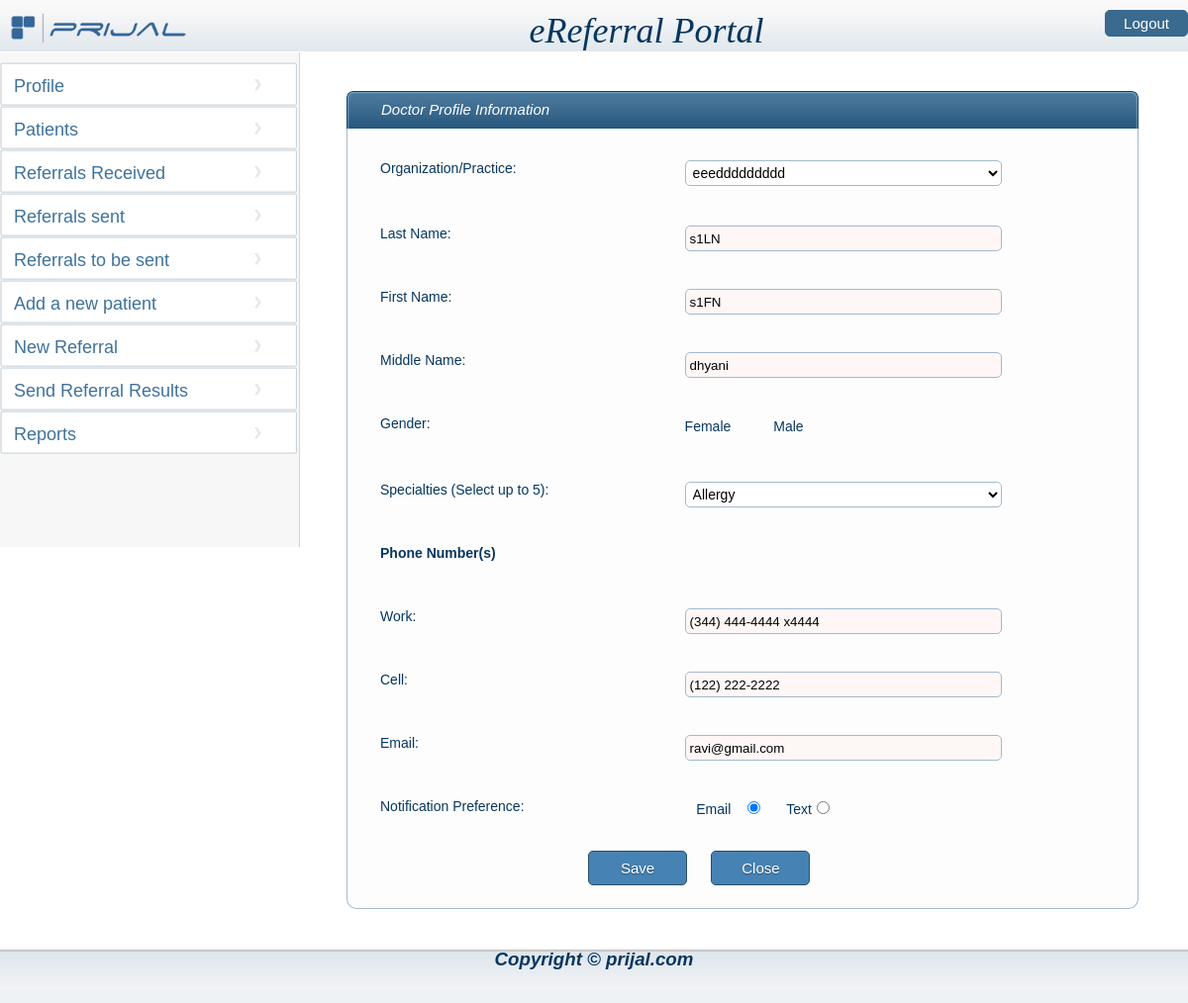
Screenshot of /phps/doctorprofile.php (signed in) with the database file from the repository.
### tables this page shows
CREATE TABLE IF NOT EXISTS `org_staff` (
  `STAFF_ID` int(11) NOT NULL AUTO_INCREMENT,
  `ORG_ID` int(11) DEFAULT NULL,
  `ORG_NAME` varchar(128) DEFAULT NULL,
  `STAFF_TYPE_CD` smallint(6) DEFAULT NULL,
  `SPCLTY_TYPE_CD` smallint(6) DEFAULT NULL,
  `SPECIALTY` varchar(64) DEFAULT NULL,
  `LAST_NAME` varchar(64) DEFAULT NULL,
  `MIDDLE_NAME` varchar(64) DEFAULT NULL,
  `FIRST_NAME` varchar(64) DEFAULT NULL,
  `GENDER` varchar(16) DEFAULT 'M',
  `EMAIL_ADDRESS` varchar(128) DEFAULT NULL,
  `WORK_PHONE` varchar(64) DEFAULT NULL,
  `CELL_PHONE` varchar(64) DEFAULT NULL,
  `NOTIFICATION_PRE` varchar(16) DEFAULT 'E',
  `ACCOUNT_ID` int(11) NOT NULL,
  PRIMARY KEY (`STAFF_ID`),
  UNIQUE KEY `ORG_STAFF_U1` (`ACCOUNT_ID`),
  KEY `ORG_STAFF_FK1` (`ORG_ID`),
  KEY `ORG_STAFF_FK2` (`STAFF_TYPE_CD`),
  KEY `ORG_STAFF_FK3` (`SPCLTY_TYPE_CD`)
);

### includes/global.inc.php (called while the page is built, shortened)
<?php
require_once '../classes/DB.class.php';
$db = new DB();
?>

### classes/DB.class.php (the view, shortened to what this page needs)
<?php
class DB{
    public function getList($table, $field_cd, $field_descr, $val) {
        $options = "";
        $sql = "SELECT $field_cd,$field_descr FROM $table";
        $result = mysql_query($sql);
        while ($row = mysql_fetch_array($result)) {
            $cd = $row[$field_cd];
            $name = $row[$field_descr];
            if ($cd == $val)
                $options.="<option value=\"$cd\" selected>" . $name . "</option>";
            else
                $options.="<option value=\"$cd\">" . $name . "</option>";
        }
        return "$options";
    }
    public function getListDescr($table, $field_cd, $field_descr, $val) {
        $options = "";
        $sql = "SELECT $field_cd,$field_descr FROM $table";
        $result = mysql_query($sql);
        while ($row = mysql_fetch_array($result)) {
            $cd = $row[$field_cd];
            $name = $row[$field_descr];
            if ($name == $val)
                $options.="<option value=\"$cd\" selected>" . $name . "</option>";
            else
                $options.="<option value=\"$cd\">" . $name . "</option>";
        }
        return "$options";
    }
}
?>

### phps/doctorprofile.php (shortened to what this page needs)
<?php
require_once '../includes/global.inc.php';
if (!isset($_POST['action'])) {
    include( "header.php");
    ?>
    <tr>
        <td style="background-color:white;width:300px;vertical-align:middle; height: 500px;">
            <?php
            include( "navigationd.php");
            $account_id = $_SESSION['staff_account_id'];
            $result = mysql_query("SELECT spclty_type_cd,last_name,first_name,email_address,work_phone,cell_phone, org_name , middle_name ,gender , NOTIFICATION_PRE
 		FROM  org_staff WHERE account_id = '$account_id'");
            $row = mysql_fetch_assoc($result);
            $specialties = $row['spclty_type_cd'];
            $lastname = $row['last_name'];
            $firstname = $row['first_name'];
            $email = $row['email_address'];
            $work = $row['work_phone'];
            $cell = $row['cell_phone'];
            $org_name = $row['org_name'];
            ?>
        </td>
        <td style="background-color:white;width:900px;text-align:top;float:left;">
            <table style="margin: 40px 50px 40px;width:800px" cellpadding="0px" cellspacing="0px;" >
                <tr><td >
                        <span class="left-box"></span><span class="cent-box" style="width:758px;">Doctor Profile Information</span><span class="right-box"></span>
                    </td></tr>
                <tr><td>
                        <table class="main" style="width:100%">
                            <tr><td class="Left">
                                    <p>
                                        Organization/Practice:
                                    </p></td>
                                <td class="Right">
                                    <p><select name="org_name" class="selectBox">
                                        <?php
                                        echo $db->getListDescr('organization', 'org_id', 'org_name', $org_name);
                                        ?>
                                        </select></p>
                                </td>
                            </tr>
                            <tr class="textBoxTable"><td class="Left">
                                    <p>
                                        Last Name:</p></td>
                                <td class="Right">
                                    <p><input type="text" class="width320" name="lastname" id="lastname"  value="<?php echo $lastname; ?>"
                                              size="35" maxlength="35" /></p>
                                </td>
                            </tr>
                            <tr class="textBoxTable"><td class="Left">
                                    <p>
                                        First Name:</p></td>
                                <td class="Right">
                                    <p><input type="text" class="width320" name="firstname" id="firstname" value="<?php echo $firstname; ?>"
                                              size="35" maxlength="35"/></p>
                                </td>
                            </tr>
                            <tr class="textBoxTable"><td class="Left">
                                    <p>
                                        Middle Name:</p></td>
                                <td class="Right">
                                    <p><input type="text" class="width320" name="middlename" value="<?php echo $row['middle_name']; ?>"
                                              size="35" maxlength="35" /></p>
                                </td>
                            </tr>
                            <tr class="textBoxTable"><td class="Left">
                                    <p>
                                        Gender:</p></td>
                                <td class="Right">
                                    <p> <?php
                                        if ($row['gender'] == 'M') {
                                            echo 'Female&nbsp;&nbsp;&nbsp;<input  type="radio" style="width:0px;" name="gender" id="gender" value="F">&nbsp;&nbsp;&nbsp;&nbsp;&nbsp;&nbsp;';
                                            echo 'Male<input type="radio" checked="true" style="width:0px;" name="gender" id="gender" value="M">';
                                        } elseif ($row['gender'] == 'F') {
                                            echo 'Female&nbsp;&nbsp;&nbsp;<input  type="radio" style="width:0px;" name="gender" id="gender" checked="true" value="F">&nbsp;&nbsp;&nbsp;&nbsp;&nbsp;&nbsp;';
                                            echo 'Male<input type="radio" style="width:0px;"  name="gender" id="gender" value="M">';
                                        } else {
                                            echo 'Female&nbsp;&nbsp;&nbsp;<input  type="radio" style="width:0px;" name="gender" id="gender" value="F">&nbsp;&nbsp;&nbsp;&nbsp;&nbsp;&nbsp;';
                                            echo 'Male<input type="radio"  name="gender" style="width:0px;" id="gender" value="M">';
                                        }
                                        ?></p>
                                </td>
                            </tr>
                            <tr class="textBoxTable"><td class="Left">
                                    <p>
                                        Specialties (Select up to 5):</p></td>
                                <td class="Right">
                                    <p><select name="specialties" class="selectBox">
    <?php
    echo $db->getList('rf_spclty_type', 'spclty_type_cd', 'description', $specialties);
    ?>
                                        </select></p>
                                </td>
                            </tr>
                            <tr class="textBoxTable"><td class="Left">
                                    <p class="bold">
                                        Phone Number(s)</p></td>
                                <td class="Right">
                                    <p>&nbsp;</p>
                                </td>
                            </tr>
                            <tr class="textBoxTable"><td class="Left">
                                    <p>
                                        Work:</p></td>
                                <td class="Right">
                                    <p><input type="text" class="width320" id="work" name="work" value="<?php echo $work; ?>"
                                              size="30" maxlength="30" /></p>
                                </td>
                            </tr>
                            <tr class="textBoxTable"><td class="Left">
                                    <p>
                                        Cell:</p></td>
                                <td class="Right">
                                    <p><input type="text" id="cell" name="cell" class="width320" value="<?php echo $cell; ?>"
                                              size="15" maxlength="15"/></p>
                                </td>
                            </tr>
                            <tr class="textBoxTable"><td class="Left">
                                    <p>
                                        Email:</p></td>
                                <td class="Right">
                                    <p><input type="text" class="width320" name="email" id="email"  size="75" maxlength="75" value="<?php echo $email; ?>"/>
                                        <span id="resultt"></span></p>
                                </td>
                            </tr>
                            <tr class="textBoxTable"><td class="Left">
                                    <p>
                                        Notification Preference:</p></td>
                                <td class="Right">
                                    <p><?php
    if ($row['NOTIFICATION_PRE'] == 'E') {
        echo '&nbsp;&nbsp;&nbsp;Email&nbsp;&nbsp;&nbsp;<input type="radio" id="notifypref" checked="true" name="notifypref" value="E">';
        echo '&nbsp;&nbsp;&nbsp;&nbsp;&nbsp;&nbsp;Text<input type="radio" id="notifypref" name="notifypref" value="T">';
    } elseif ($row['NOTIFICATION_PRE'] == 'T') {
        echo '&nbsp;&nbsp;&nbsp;Email&nbsp;&nbsp;&nbsp;<input type="radio" id="notifypref" name="notifypref" value="E">';
        echo '&nbsp;&nbsp;&nbsp;&nbsp;&nbsp;&nbsp;Text<input type="radio" checked="true" id="notifypref" name="notifypref" value="T">';
    } else {
        echo '&nbsp;&nbsp;&nbsp;Email&nbsp;&nbsp;&nbsp;<input type="radio" id="notifypref"  name="notifypref" value="E">';
        echo '&nbsp;&nbsp;&nbsp;&nbsp;&nbsp;&nbsp;Text<input type="radio" id="notifypref" name="notifypref" value="T">';
    }
    ?></p>
                                </td>
                            </tr>
                            <tr class="textBoxTable">
                                <td colspan="2" style="float:left;margin-left:220px;">
                                    <input type="submit" id="fsubmit" name="action" value="Save" style="background-color: #4682B4;border-radius:5px;height: 35px; width: 100px"/>
                                    <input type="submit" name="action" value="Close" style="background-color: #4682B4;border-radius:5px;margin-left:20px;height: 35px; width: 100px"/>
                                </td></tr>
                        </table>
                    </td></tr></table>
        </td>
    </tr>
    <?php
    include( "footer.php");
    ?>
    </table>
    </form>
    </body>
    </html>
    <?php
    }
?>

### resources/styles/referral.css (style rules this page uses)
body { font-size:14px; font-family:Arial,Helvetica,sans-serif; margin: 0px; padding: 0px; background-repeat: repeat-x,repeat-y; background: none repeat scroll 0 0 #EEF2F5; }
.left-box { float:left; background:url(../form-top-left.png) no-repeat; width:7px; height:38px; }
.cent-box { background: url("../form-top-cent.png") repeat-x scroll 0 0 transparent; color: #FFFFFF; float: left; font-family: Arial,Helvetica,sans-serif; font-size: 15px; font-style: italic; height: 38px; line-height: 38px; text-align: left; width: 348px; padding-left:28px; }
.right-box { float:left; background:url(../form-top-right.png); height:38px; width:7px; }
input[type="submit"] { background-color: #6BB38A; background-position: 50% 50%; border: 1px solid #2A4E69; color: white; cursor: pointer; font-family: Arial,Helvetica,sans-serif; font-size: 15px; text-shadow: 0 1px 1px #2A4E69; }
.bold { font-weight:bolder; }
table.main { background-color: #FDFDFD; border-bottom: 1px solid #A4BACA; border-left: 1px solid #A4BACA; border-radius: 0 0 10px 10px; border-right: 1px solid #A4BACA; color: #06365F; margin-left: auto; margin-right: auto; margin-top: -5px; padding: 20px 10px 20px 20px; }
table.main tr td p { margin-left:10px; font-family: Arial,Helvetica,sans-serif; font-size: 14px; }
INPUT, select { color: black; background-color: white; border:1px solid #A4BACA;border-radius:5px; }
INPUT[type="text"] { background-color: #FFF6F6; border:1px solid #A4BACA; color: black; height: 26px; }

### resources/css/common.css (style rules this page uses)
input { padding:4px; }
.main .Left { float:left;width:40%; }
.main .Right { float:left;width:55%; }
.width320 { float:left; width:320px; }
.textBoxTable { float:left;width:100%;padding-top:18px; }
.selectBox { float: left; height: 26px; padding: 3px; width: 320px;font-size:14px; font-family:Arial,Helvetica,sans-serif; }

### rows the page displays
org_staff: lastname "s1LN", firstname "s1FN", middlename "dhyani", work "(344) 444-4444 x4444", cell "(122) 222-2222", email "ravi@gmail.com"

### other values shown
form field org_name "eeeddddddddd"
form field specialties "Allergy"
